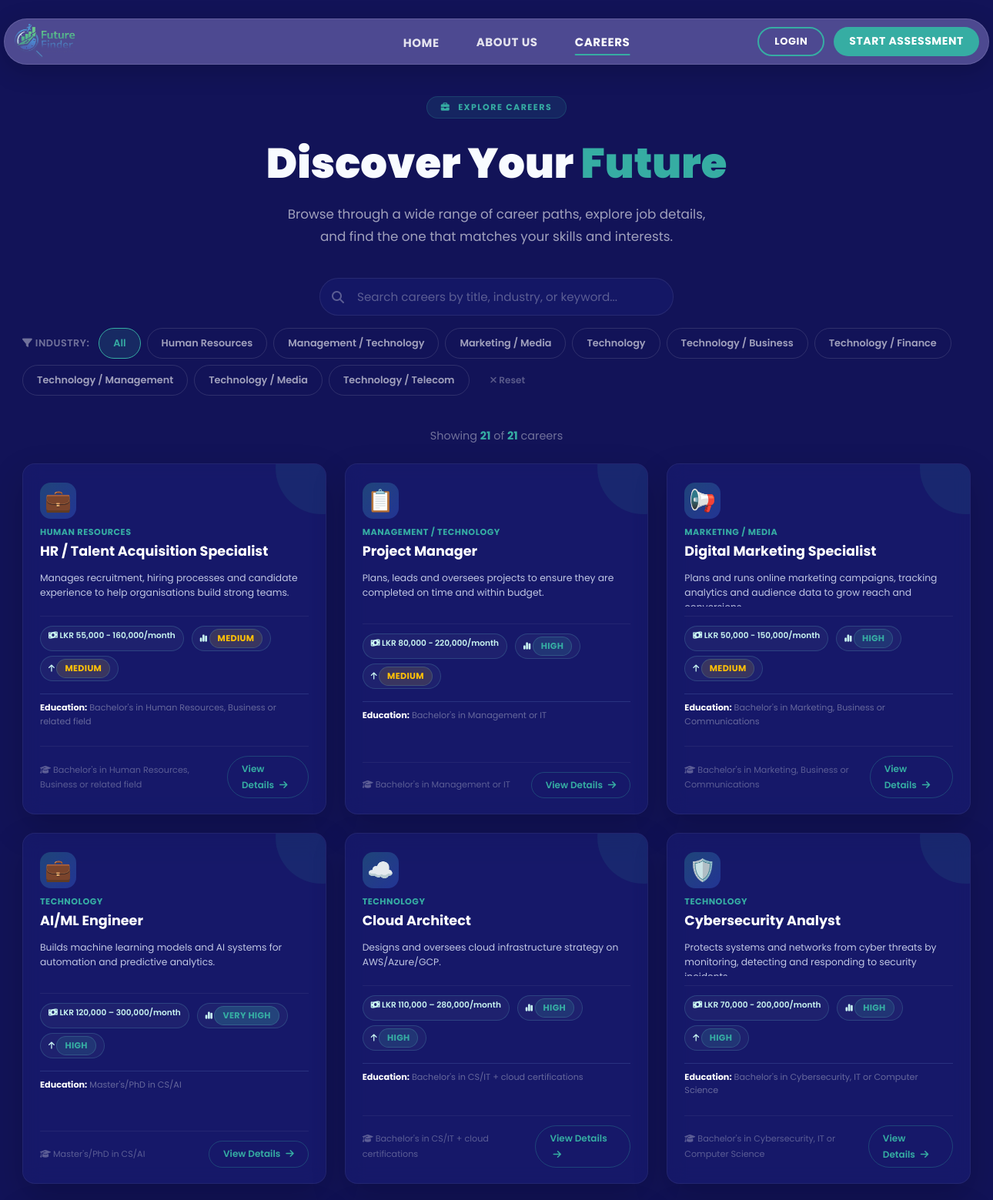
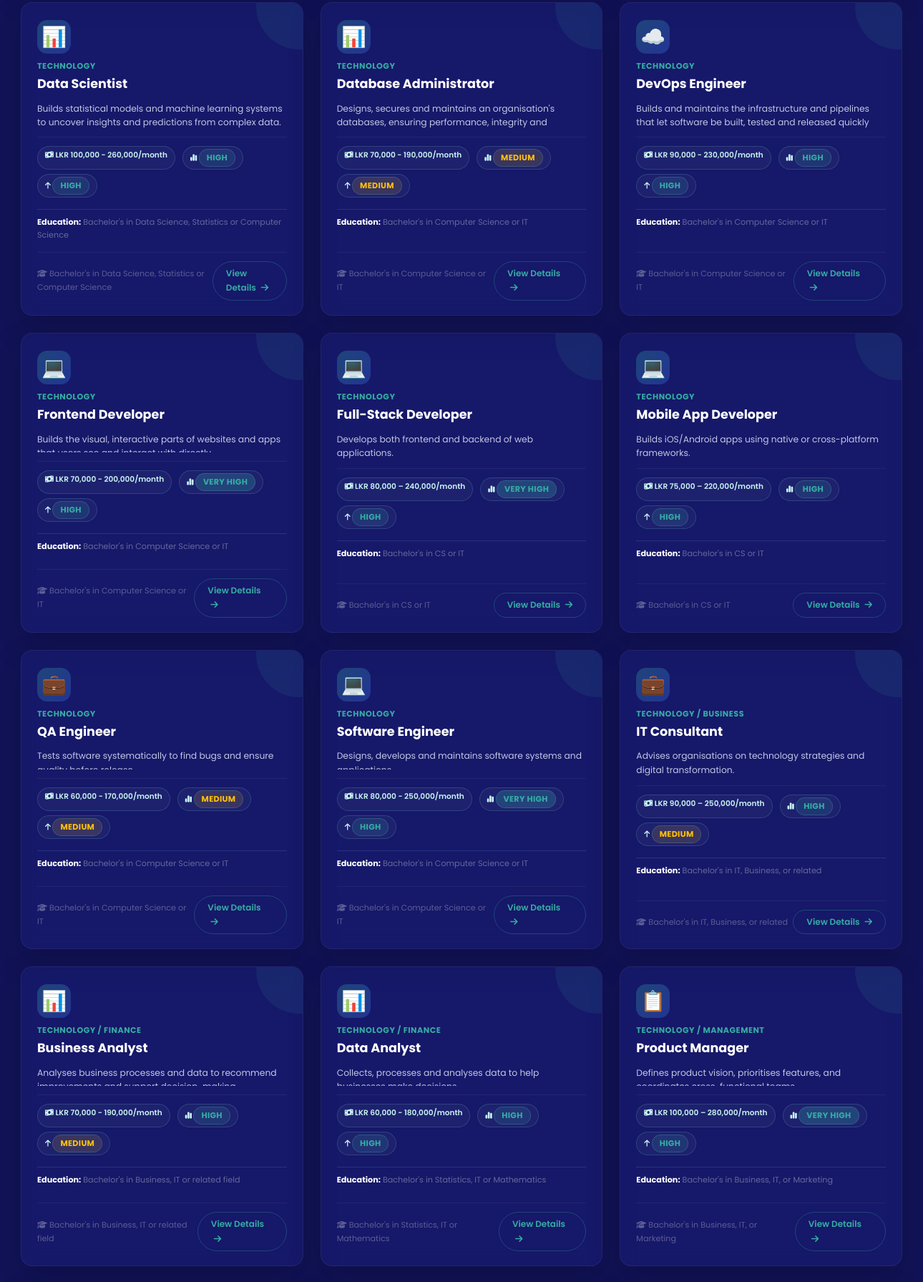
Screenshot of /careers.php (upper part) with the database file from the repository (2 pictures, top to bottom).
### tables this page shows
CREATE TABLE `Careers` (
  `CareerID` int(11) NOT NULL,
  `Title` varchar(100) NOT NULL,
  `Description` text NOT NULL,
  `SalaryRange` varchar(100) NOT NULL,
  `Demand` varchar(50) NOT NULL,
  `Growth` varchar(50) NOT NULL,
  `RequiredEducation` varchar(150) NOT NULL,
  `Industry` varchar(100) NOT NULL
);

### careers.php (the view, shortened to what this page needs)
<?php
require_once __DIR__ . '/Includes/db_connection.php';
$careersQuery = mysqli_query($conn, "SELECT CareerID, Title, Description, SalaryRange, Demand, Growth, RequiredEducation, Industry FROM Careers ORDER BY Industry, Title");
$allCareers = mysqli_fetch_all($careersQuery, MYSQLI_ASSOC);
$industries = [];
foreach ($allCareers as $career) {
    if (!in_array($career['Industry'], $industries)) {
        $industries[] = $career['Industry'];
    }
}
sort($industries);
function homeCareerIcon(string $title): string
{
    $value = strtolower($title);
    if (strpos($value, 'cyber') !== false) return '🛡️';
    if (strpos($value, 'data') !== false || strpos($value, 'analyst') !== false) return '📊';
    if (strpos($value, 'cloud') !== false || strpos($value, 'devops') !== false) return '☁️';
    if (strpos($value, 'network') !== false) return '🌐';
    if (strpos($value, 'design') !== false) return '🎨';
    if (strpos($value, 'software') !== false || strpos($value, 'developer') !== false) return '💻';
    if (strpos($value, 'project') !== false || strpos($value, 'manager') !== false) return '📋';
    if (strpos($value, 'marketing') !== false) return '📢';
    return '💼';
}
?>
<!DOCTYPE html>
<html lang="en">
<head>
    <link rel="stylesheet" href="CSS/home-page.css">
    <link rel="stylesheet" href="https://cdnjs.cloudflare.com/ajax/libs/font-awesome/6.5.2/css/all.min.css">
</head>
<body>
    <?php require_once __DIR__ . '/shared/navbar.php'; ?>
    <div class="careers-wrapper">
        <div class="page-header">
            <div class="section-tag"><i class="fas fa-briefcase" style="margin-right:6px;"></i> Explore Careers</div>
            <h1>Discover Your <span>Future</span></h1>
            <p>Browse through a wide range of career paths, explore job details, and find the one that matches your skills and interests.</p>
        </div>
        <div class="search-filter">
            <div class="search-wrap">
                <i class="fas fa-search"></i>
                <input type="text" id="searchInput" placeholder="Search careers by title, industry, or keyword...">
            </div>
            <div class="filter-wrap">
                <span class="filter-label"><i class="fas fa-filter"></i> Industry:</span>
                <button class="filter-btn active" data-industry="all" onclick="filterIndustry('all')">All</button>
                <?php foreach ($industries as $industry): ?>
                    <button class="filter-btn" data-industry="<?= htmlspecialchars($industry) ?>" onclick="filterIndustry('<?= htmlspecialchars($industry) ?>')">
                        <?= htmlspecialchars($industry) ?>
                    </button>
                <?php endforeach; ?>
                <button class="filter-btn clear-btn" onclick="clearFilters()"><i class="fas fa-times"></i> Reset</button>
            </div>
        </div>
        <div class="results-count">
            Showing <span id="visibleCount">0</span> of <span id="totalCount">0</span> careers
        </div>
        <div class="career-grid" id="careerGrid">
            <?php if (empty($allCareers)): ?>
                <div class="no-results">
                    <i class="fas fa-database"></i>
                    <p>No careers available at the moment. Please check back later.</p>
                </div>
            <?php else: ?>
                <?php foreach ($allCareers as $career): ?>
                    <article class="career-showcase-card"
                             data-title="<?= htmlspecialchars(strtolower($career['Title'])) ?>"
                             data-industry="<?= htmlspecialchars($career['Industry']) ?>"
                             data-description="<?= htmlspecialchars(strtolower($career['Description'])) ?>"
                             data-demand="<?= htmlspecialchars($career['Demand']) ?>"
                             data-growth="<?= htmlspecialchars($career['Growth']) ?>">
                        <div class="career-showcase-icon" aria-hidden="true"><?= homeCareerIcon($career['Title']) ?></div>
                        <span class="career-field"><?= htmlspecialchars($career['Industry']) ?></span>
                        <h3><?= htmlspecialchars($career['Title']) ?></h3>
                        <p><?= htmlspecialchars($career['Description']) ?></p>
                        <div class="career-skills">
                            <span><i class="fas fa-money-bill-wave"></i> <?= htmlspecialchars($career['SalaryRange']) ?></span>
                            <span>
                                <i class="fas fa-chart-simple"></i>
                                <span class="tag tag-<?= strtolower(str_replace(' ', '-', $career['Demand'])) ?>"><?= htmlspecialchars($career['Demand']) ?></span>
                            </span>
                            <span>
                                <i class="fas fa-arrow-up"></i>
                                <span class="tag tag-<?= strtolower(str_replace(' ', '-', $career['Growth'])) ?>"><?= htmlspecialchars($career['Growth']) ?></span>
                            </span>
                        </div>
                        <p class="career-detail"><strong>Education:</strong> <?= htmlspecialchars($career['RequiredEducation']) ?></p>
                        <div class="card-footer">
                            <span style="font-size:0.7rem;color:rgba(255,255,255,0.3);">
                                <i class="fas fa-graduation-cap"></i> <?= htmlspecialchars($career['RequiredEducation']) ?>
                            </span>
                            <a href="/future_finder/career-details.php?id=<?= $career['CareerID'] ?>" class="btn-detail">
                                View Details <i class="fas fa-arrow-right" style="margin-left:4px;"></i>
                            </a>
                        </div>
                    </article>
                <?php endforeach; ?>
            <?php endif; ?>
        </div>
    </div>
</body>
</html>

### CSS/home-page.css (style rules this page uses)
:root { --navy:#121358;--navy-2:#171866;--card:rgba(25,27,103,.72);--line:rgba(141,184,255,.16);--white:#f8fbff;--muted:#c2c8e5;--blue:#3184ff;--cyan:#18d6dc;--purple:#9857ff;--button:#36ADA3;--shadow:0 24px 70px rgba(0,0,0,.34);--radius:24px }
* { box-sizing:border-box;margin:0;padding:0 }
html { scroll-behavior:smooth;scroll-padding-top:90px }
body { font-family:Poppins,system-ui,sans-serif;background:var(--navy);color:var(--white);line-height:1.7;overflow-x:hidden }
a { color:inherit;text-decoration:none }
button { font:inherit }
.section-tag,.hero-badge { display:inline-flex;align-items:center;gap:9px;padding:8px 14px;border:1px solid rgba(89,208,255,.28);border-radius:999px;background:rgba(18,117,194,.12);color:#79e9ff;font-size:.76rem;font-weight:700;letter-spacing:.12em }
.career-showcase-card { position:relative;overflow:hidden;padding:28px;border:1px solid var(--line);border-radius:24px;background:linear-gradient(145deg,rgba(35,48,129,.86),rgba(21,23,87,.94));box-shadow:0 18px 45px rgba(0,0,0,.18);transition:transform .3s,border-color .3s,box-shadow .3s }
.career-showcase-card:before { content:"";position:absolute;width:120px;height:120px;right:-55px;top:-55px;border-radius:50%;background:rgba(54,173,163,.1);transition:transform .35s }
.career-showcase-icon { width:54px;height:54px;display:grid;place-items:center;margin-bottom:18px;border-radius:16px;background:linear-gradient(135deg,rgba(54,173,163,.3),rgba(61,106,229,.35));font-size:1.55rem }
.career-field { display:inline-block;margin-bottom:7px;color:#6fe0d7;font-size:.7rem;font-weight:700;letter-spacing:.1em;text-transform:uppercase }
.career-showcase-card h3 { font-size:1.22rem;line-height:1.3 }
.career-showcase-card>p:not(.career-detail) { min-height:82px;margin-top:10px;color:var(--muted);font-size:.82rem;line-height:1.65 }
.career-skills { display:flex;flex-wrap:wrap;gap:7px;margin:18px 0 }
.career-skills span { padding:5px 9px;border:1px solid rgba(111,224,215,.18);border-radius:999px;background:rgba(54,173,163,.08);color:#c9f5f1;font-size:.66rem;font-weight:600 }
.career-detail { padding-top:15px;border-top:1px solid var(--line);color:#aeb9db;font-size:.76rem;line-height:1.55 }
.career-detail strong { color:#fff }
.career-showcase-card { padding:20px;border-radius:20px }
.career-showcase-icon { width:47px;height:47px;margin-bottom:14px;border-radius:14px;font-size:1.3rem }
.career-showcase-card h3 { font-size:1.1rem }
.career-showcase-card>p:not(.career-detail) { min-height:0;margin-top:7px;font-size:.77rem;line-height:1.55 }
.career-skills { margin:10px 0;gap:6px }
.career-detail { padding-top:9px;font-size:.71rem;line-height:1.45 }

### rows the page displays
careers: Title "💼", Industry "HUMAN RESOURCES", Title "HR / Talent Acquisition Specialist", Description "Manages recruitment, hiring processes and candidate experience to help organisations build strong teams.", SalaryRange "LKR 55,000 - 160,000/month", Demand "MEDIUM", Growth "MEDIUM", RequiredEducation "Bachelor's in Human Resources, Business or related field"
careers: Title "📋", Industry "MANAGEMENT / TECHNOLOGY", Title "Project Manager", Description "Plans, leads and oversees projects to ensure they are completed on time and within budget.", SalaryRange "LKR 80,000 - 220,000/month", Demand "HIGH", Growth "MEDIUM", RequiredEducation "Bachelor's in Management or IT"
careers: Title "📢", Industry "MARKETING / MEDIA", Title "Digital Marketing Specialist", Description "Plans and runs online marketing campaigns, tracking analytics and audience data to grow reach…", SalaryRange "LKR 50,000 - 150,000/month", Demand "HIGH", Growth "MEDIUM", RequiredEducation "Bachelor's in Marketing, Business or Communications"
careers: Title "💼", Industry "TECHNOLOGY", Title "AI/ML Engineer", Description "Builds machine learning models and AI systems for automation and predictive analytics.", SalaryRange "LKR 120,000 – 300,000/month", Demand "VERY HIGH", Growth "HIGH", RequiredEducation "Master's/PhD in CS/AI"
careers: Title "☁️", Industry "TECHNOLOGY", Title "Cloud Architect", Description "Designs and oversees cloud infrastructure strategy on AWS/Azure/GCP.", SalaryRange "LKR 110,000 – 280,000/month", Demand "HIGH", Growth "HIGH", RequiredEducation "Bachelor's in CS/IT + cloud certifications"
careers: Title "🛡️", Industry "TECHNOLOGY", Title "Cybersecurity Analyst", Description "Protects systems and networks from cyber threats by monitoring, detecting and responding to…", SalaryRange "LKR 70,000 - 200,000/month", Demand "HIGH", Growth "HIGH", RequiredEducation "Bachelor's in Cybersecurity, IT or Computer Science"
careers: Title "📊", Industry "TECHNOLOGY", Title "Data Scientist", Description "Builds statistical models and machine learning systems to uncover insights and predictions from complex data.", SalaryRange "LKR 100,000 - 260,000/month", Demand "HIGH", Growth "HIGH", RequiredEducation "Bachelor's in Data Science, Statistics or Computer Science"
careers: Title "📊", Industry "TECHNOLOGY", Title "Database Administrator", Description "Designs, secures and maintains an organisation's databases, ensuring performance, integrity…", SalaryRange "LKR 70,000 - 190,000/month", Demand "MEDIUM", Growth "MEDIUM", RequiredEducation "Bachelor's in Computer Science or IT"
careers: Title "☁️", Industry "TECHNOLOGY", Title "DevOps Engineer", Description "Builds and maintains the infrastructure and pipelines that let software be built, tested and released…", SalaryRange "LKR 90,000 - 230,000/month", Demand "HIGH", Growth "HIGH", RequiredEducation "Bachelor's in Computer Science or IT"
careers: Title "💻", Industry "TECHNOLOGY", Title "Frontend Developer", Description "Builds the visual, interactive parts of websites and…", SalaryRange "LKR 70,000 - 200,000/month", Demand "VERY HIGH", Growth "HIGH", RequiredEducation "Bachelor's in Computer Science or IT"
careers: Title "💻", Industry "TECHNOLOGY", Title "Full-Stack Developer", Description "Develops both frontend and backend of web applications.", SalaryRange "LKR 80,000 – 240,000/month", Demand "VERY HIGH", Growth "HIGH", RequiredEducation "Bachelor's in CS or IT"
careers: Title "💻", Industry "TECHNOLOGY", Title "Mobile App Developer", Description "Builds iOS/Android apps using native or cross-platform frameworks.", SalaryRange "LKR 75,000 – 220,000/month", Demand "HIGH", Growth "HIGH", RequiredEducation "Bachelor's in CS or IT"
careers: Title "💼", Industry "TECHNOLOGY", Title "QA Engineer", Description "Tests software systematically to find bugs and…", SalaryRange "LKR 60,000 - 170,000/month", Demand "MEDIUM", Growth "MEDIUM", RequiredEducation "Bachelor's in Computer Science or IT"
careers: Title "💻", Industry "TECHNOLOGY", Title "Software Engineer", Description "Designs, develops and maintains software systems…", SalaryRange "LKR 80,000 - 250,000/month", Demand "VERY HIGH", Growth "HIGH", RequiredEducation "Bachelor's in Computer Science or IT"
careers: Title "💼", Industry "TECHNOLOGY / BUSINESS", Title "IT Consultant", Description "Advises organisations on technology strategies and digital transformation.", SalaryRange "LKR 90,000 – 250,000/month", Demand "HIGH", Growth "MEDIUM", RequiredEducation "Bachelor's in IT, Business, or related"
careers: Title "📊", Industry "TECHNOLOGY / FINANCE", Title "Business Analyst", Description "Analyses business processes and data to…", SalaryRange "LKR 70,000 - 190,000/month", Demand "HIGH", Growth "MEDIUM", RequiredEducation "Bachelor's in Business, IT or related field"
careers: Title "📊", Industry "TECHNOLOGY / FINANCE", Title "Data Analyst", Description "Collects, processes and analyses data to…", SalaryRange "LKR 60,000 - 180,000/month", Demand "HIGH", Growth "HIGH", RequiredEducation "Bachelor's in Statistics, IT or Mathematics"
careers: Title "📋", Industry "TECHNOLOGY / MANAGEMENT", Title "Product Manager", Description "Defines product vision, prioritises features,…", SalaryRange "LKR 100,000 – 280,000/month", Demand "VERY HIGH", Growth "HIGH", RequiredEducation "Bachelor's in Business, IT, or Marketing"

### other values shown
$industry "Human Resources"
$industry "Management / Technology"
$industry "Marketing / Media"
$industry "Technology"
$industry "Technology / Business"
$industry "Technology / Finance"
$industry "Technology / Management"
$industry "Technology / Media"
$industry "Technology / Telecom"
